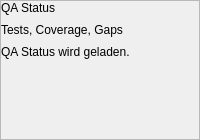
<?xml version="1.0" encoding="UTF-8"?>
<ui version="4.0">
 <class>QAStatusPanel</class>
 <widget class="QFrame" name="QAStatusPanel">
  <property name="minimumSize">
   <size>
    <width>0</width>
    <height>140</height>
   </size>
  </property>
  <property name="frameShape">
   <enum>QFrame::Shape::StyledPanel</enum>
  </property>
  <layout class="QVBoxLayout" name="mainLayout">
   <property name="leftMargin">
    <number>0</number>
   </property>
   <property name="topMargin">
    <number>0</number>
   </property>
   <property name="rightMargin">
    <number>0</number>
   </property>
   <property name="bottomMargin">
    <number>0</number>
   </property>
   <property name="spacing">
    <number>8</number>
   </property>
   <item>
    <widget class="QLabel" name="panelTitle">
     <property name="text">
      <string>QA Status</string>
     </property>
    </widget>
   </item>
   <item>
    <widget class="QLabel" name="panelStatus">
     <property name="text">
      <string>Tests, Coverage, Gaps</string>
     </property>
    </widget>
   </item>
   <item>
    <widget class="QLabel" name="panelMeta">
     <property name="text">
      <string>QA Status wird geladen.</string>
     </property>
     <property name="wordWrap">
      <bool>true</bool>
     </property>
    </widget>
   </item>
   <item>
    <spacer name="verticalSpacer">
     <property name="orientation">
      <enum>Qt::Orientation::Vertical</enum>
     </property>
     <property name="sizeHint" stdset="0">
      <size>
       <width>20</width>
       <height>40</height>
      </size>
     </property>
    </spacer>
   </item>
  </layout>
 </widget>
 <layoutdefault spacing="6" margin="11"/>
 <resources/>
 <connections/>
</ui>
